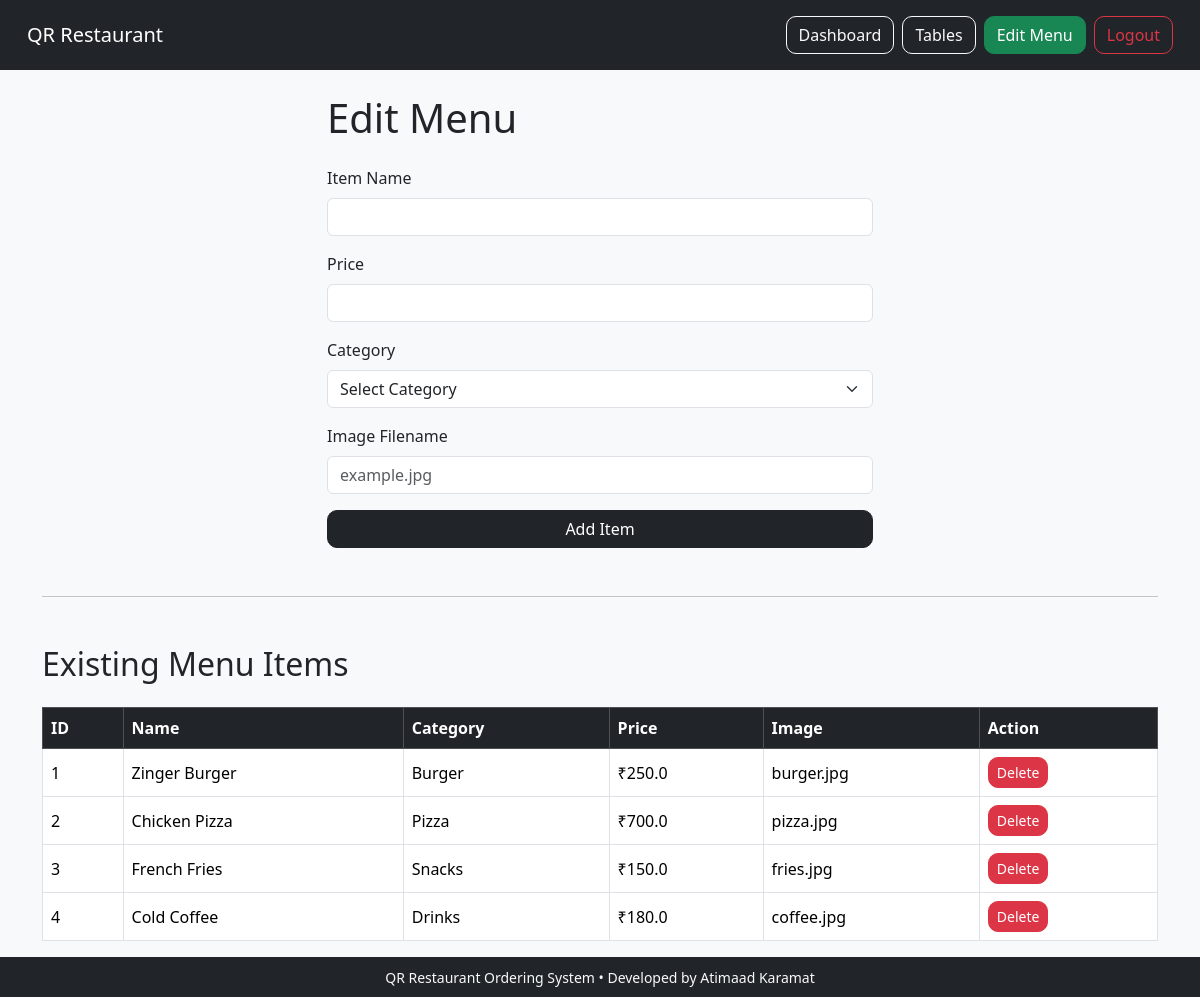
The app's page /edit_menu (signed in), older data.
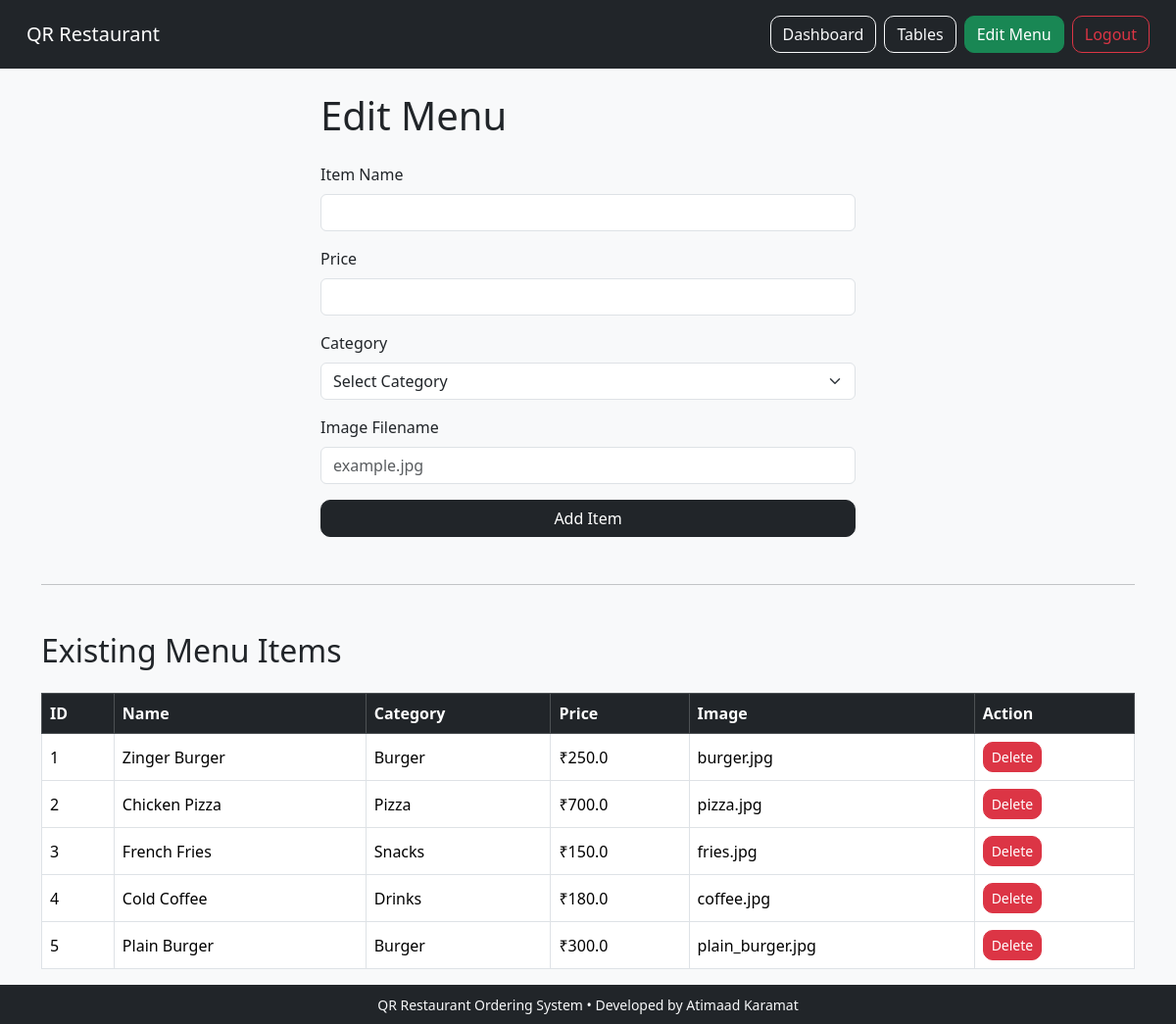
The same page, newer data.
### tables this page shows
CREATE TABLE menu_items (
    id INTEGER PRIMARY KEY AUTOINCREMENT,
    name TEXT NOT NULL,
    price REAL NOT NULL,
    category TEXT NOT NULL,
    image TEXT
);

### app.py (the view, shortened to what this page needs)
@app.route("/edit_menu", methods=["GET", "POST"])
def edit_menu():
    if "admin_id" not in session:
        return redirect("/login")
    conn = get_db_connection()
    menu_items = conn.execute("""
        SELECT * FROM menu_items
    """).fetchall()
    conn.close()
    return render_template(
        "edit_menu.html",
        menu_items=menu_items
    )

### app.py (called while the page is built)
def get_db_connection():
    conn = sqlite3.connect("restaurant.db")
    conn.row_factory = sqlite3.Row
    return conn

### templates/edit_menu.html (shortened to what this page needs)
{% extends "layout.html" %}
{% block body %}
<div class="row justify-content-center">
    <div class="col-md-6">
        <h1 class="mb-4">
            Edit Menu
        </h1>
        <form action="/edit_menu" method="POST">
            <div class="mb-3">
                <label class="form-label">
                    Item Name
                </label>
                <input
                    type="text"
                    name="name"
                    class="form-control"
                    required
                >
            </div>
            <div class="mb-3">
                <label class="form-label">
                    Price
                </label>
                <input
                    type="number"
                    step="0.01"
                    name="price"
                    class="form-control"
                    required
                >
            </div>
            <div class="mb-3">
                <label class="form-label">
                    Category
                </label>
                <select
                    name="category"
                    class="form-select"
                    required
                >
                    <option value="">
                        Select Category
                    </option>
                </select>
            </div>
            <div class="mb-3">
                <label class="form-label">
                    Image Filename
                </label>
                <input
                    type="text"
                    name="image"
                    class="form-control"
                    placeholder="example.jpg"
                    required
                >
            </div>
            <button class="btn btn-dark w-100">
                Add Item
            </button>
        </form>
    </div>
</div>
<hr class="my-5">
<h2 class="mb-4">
    Existing Menu Items
</h2>
<div class="table-responsive">
    <table class="table table-bordered table-hover align-middle">
        <thead class="table-dark">
            <tr>
                <th>ID</th>
                <th>Name</th>
                <th>Category</th>
                <th>Price</th>
                <th>Image</th>
                <th>Action</th>
            </tr>
        </thead>
        <tbody>
            {% for item in menu_items %}
            <tr>
                <td>{{ item['id'] }}</td>
                <td>{{ item['name'] }}</td>
                <td>{{ item['category'] }}</td>
                <td>₹{{ item['price'] }}</td>
                <td>{{ item['image'] }}</td>
                <td>
                    <form
                        action="/delete_item/{{ item['id'] }}"
                        method="POST"
                    >
                        <button
                            class="btn btn-danger btn-sm"
                            onclick="return confirm('Delete this item?')"
                        >
                            Delete
                        </button>
                    </form>
                </td>
            </tr>
            {% endfor %}
        </tbody>
    </table>
</div>
{% endblock %}

Row changes from the older to the newer data that the page shows:
added menu_items: id "5", name "Plain Burger", category "Burger", price "300.0", image "plain_burger.jpg"
